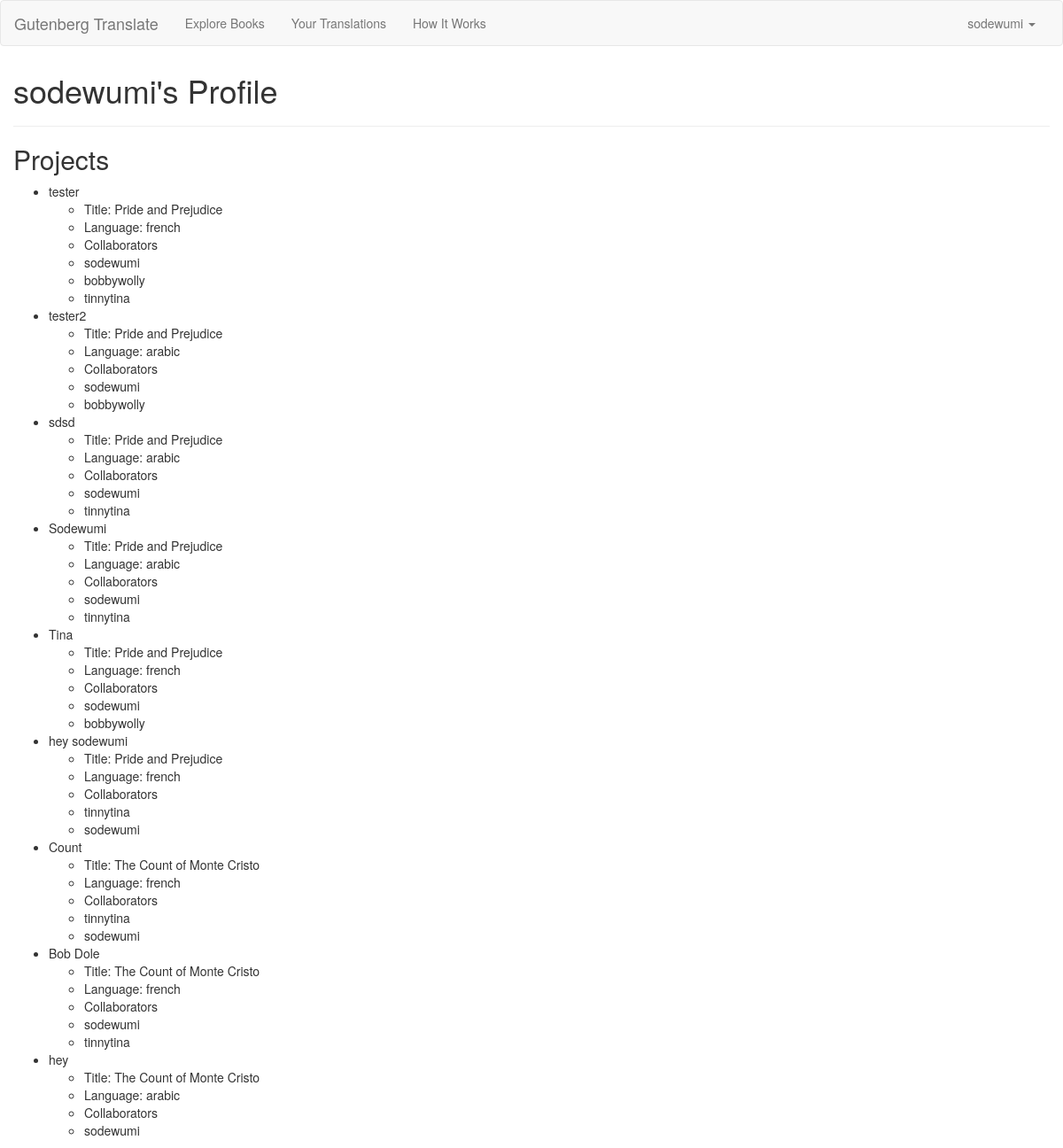
Screenshot of /profile/1 (signed in) with the database file from the repository.
### model.py (models this page shows, shortened)
class Group(db.Model):
    __tablename__ = "groups"
    group_id = db.Column(db.Integer, primary_key=True, autoincrement=True)
    group_name = db.Column(db.String(30), nullable=False)

class Book(db.Model):
    __tablename__ = "books"
    book_id = db.Column(db.Integer, primary_key=True, autoincrement=True)
    name = db.Column(db.String(50), nullable=False)
    author = db.Column(db.String(45))
    reviews = db.Column(db.String())
    rating = db.Column(db.Integer)
    cover = db.Column(db.String())
    genre_name = db.Column(db.String(10))
    gutenberg_extraction_num = db.Column(db.String(10))
    isbn = db.Column(db.String(10))
    chapters = db.relationship("Chapter", backref="book")
    groups = db.relationship("Group", backref=db.backref("books"),
        secondary="bookgroups")

class BookGroup(db.Model):
    __tablename__ = "bookgroups"
    bookgroup_id = db.Column(db.Integer, primary_key=True, autoincrement=True)
    language = db.Column(db.String(15))
    group_id = db.Column(db.Integer, db.ForeignKey("groups.group_id"))
    book_id = db.Column(db.Integer, db.ForeignKey("books.book_id"))
    translations = db.relationship("Translation", backref="bookgroups")
    group = db.relationship("Group", backref=db.backref("bookgroups"))

class User(db.Model):
    __tablename__ = "users"
    user_id = db.Column(db.Integer, primary_key=True, autoincrement=True)
    email = db.Column(db.String(50), nullable=False, unique=True)
    password = db.Column(db.String(15), nullable=False)
    username = db.Column(db.String(15), nullable=False, unique=True)
    groups = db.relationship("Group", backref=db.backref("users"),
            secondary="usergroups")

### server.py (the view)
@app.route("/profile/<int:user_id>")
def display_profile(user_id):
    user_obj = User.query.get(user_id)
    user_groups_list = user_obj.groups
    return render_template("profile.html", user_groups_list=user_groups_list)

### templates/profile.html
{% extends 'base.html' %}
{% block body %}
<h1>{{ session["login"][0] }}'s Profile</h1>
<hr>
<h2>Projects</h2>
    <ul>
        {% for group in user_groups_list %}
        <li>{{ group.group_name }}
            <ul>
                {% for book in group.books %}
                <li>Title: {{ book.name }}</li>
                {% endfor %}
            </ul>
            <ul>
                {% for bookgroup in group.bookgroups %}
                <li>Language: {{ bookgroup.language }}</li>
                {% endfor %}
            </ul>
            <ul>
                <li>Collaborators</li>
                {% for user in group.users %}
                <li>{{ user.username }}</li>
                {% endfor %}
            </ul>
        </li>
        {% endfor %}
    </ul>
{% endblock %}

### templates/base.html (shortened to what this page needs)
<!DOCTYPE html>
<html class="full">
<head>
    <link rel="stylesheet" type="text/css" href="/static/bootstrap/css/bootstrap.css">
    <link rel="stylesheet" type="text/css" href="/static/css/style.css">
    <link rel="stylesheet" href="static/font-awesome/css/font-awesome.min.css">
</head>
<body>
    <nav class="navbar navbar-default">
      <div class="container-fluid">
        <div class="navbar-header">
          <a class="navbar-brand" href="/">Gutenberg Translate</a>
        </div>
        <div class="collapse navbar-collapse" id="bs-example-navbar-collapse-1">
          <ul class="nav navbar-nav">
            <li><a href="/explore">Explore Books</a></li>
            {% if session.get('login') %}
            <li><a href="/profile/{{ session['login'][1] }}">Your Translations</a></li>
            {%endif%}
            <li><a href="#">How It Works</a></li>
          </ul>
          <ul class="nav navbar-nav navbar-right">
            {% if session.get('login') %}
            <li class="dropdown">
                <a href="#" class="dropdown-toggle" data-toggle="dropdown" role="button" aria-expanded="false"> {{ session['login'][0] }} <span class="caret"></span></a>
            </li>
            {% else %}
            <li><a href="/">Login</a></li>
            {% endif %}
          </ul>
        </div>
      </div>
    </nav>
    <div id="block" class="container-fluid">
        {% block body %}
        {% endblock %}
    </div>
</body>
</html>

### static/css/style.css (style rules this page uses)
.navbar { margin-bottom: 0px; }

### rows the page displays
Group: group_name "tester"
Book: name "Pride and Prejudice"
BookGroup: language "french"
User: username "sodewumi"
User: username "bobbywolly"
User: username "tinnytina"
Group: group_name "tester2"
BookGroup: language "arabic"
Group: group_name "sdsd"
BookGroup: language "arabic"
Group: group_name "Sodewumi"
BookGroup: language "arabic"
Group: group_name "Tina"
BookGroup: language "french"
Group: group_name "hey sodewumi"
BookGroup: language "french"
Group: group_name "Count"
Book: name "The Count of Monte Cristo"
BookGroup: language "french"
Group: group_name "Bob Dole"
BookGroup: language "french"
Group: group_name "hey"
BookGroup: language "arabic"

### other values shown
{{ session['login'][0] }} "sodewumi"
{{ session["login"][0] }} "sodewumi"
